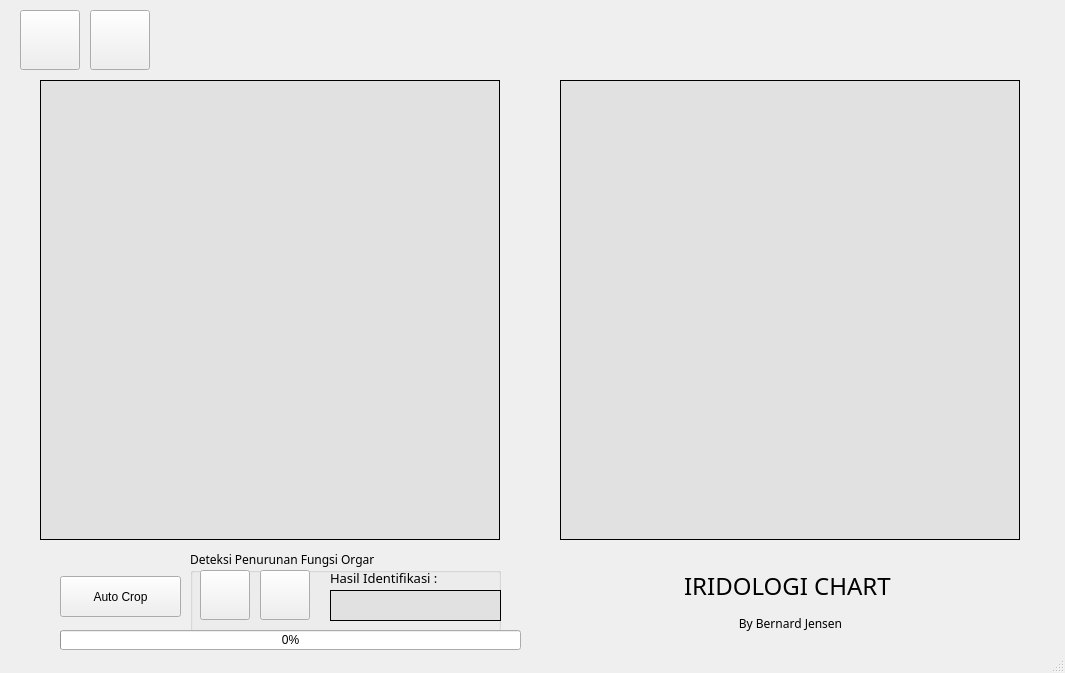
<?xml version="1.0" encoding="UTF-8"?>
<ui version="4.0">
 <class>MainWindow</class>
 <widget class="QMainWindow" name="MainWindow">
  <property name="geometry">
   <rect>
    <x>0</x>
    <y>0</y>
    <width>1065</width>
    <height>673</height>
   </rect>
  </property>
  <property name="windowTitle">
   <string>Iridologi Detection</string>
  </property>
  <property name="windowIcon">
   <iconset>
    <normaloff>../icon/eyescoba.jpg</normaloff>../icon/eyescoba.jpg</iconset>
  </property>
  <widget class="QWidget" name="centralwidget">
   <widget class="QLabel" name="image1">
    <property name="geometry">
     <rect>
      <x>40</x>
      <y>80</y>
      <width>460</width>
      <height>460</height>
     </rect>
    </property>
    <property name="toolTip">
     <string/>
    </property>
    <property name="autoFillBackground">
     <bool>false</bool>
    </property>
    <property name="styleSheet">
     <string notr="true">background : rgb(225, 225, 225)</string>
    </property>
    <property name="frameShape">
     <enum>QFrame::Box</enum>
    </property>
    <property name="frameShadow">
     <enum>QFrame::Plain</enum>
    </property>
    <property name="text">
     <string/>
    </property>
    <property name="scaledContents">
     <bool>false</bool>
    </property>
   </widget>
   <widget class="QPushButton" name="crop">
    <property name="geometry">
     <rect>
      <x>60</x>
      <y>576</y>
      <width>121</width>
      <height>41</height>
     </rect>
    </property>
    <property name="text">
     <string>Auto Crop</string>
    </property>
   </widget>
   <widget class="QPushButton" name="SAVE">
    <property name="geometry">
     <rect>
      <x>90</x>
      <y>10</y>
      <width>60</width>
      <height>60</height>
     </rect>
    </property>
    <property name="text">
     <string/>
    </property>
    <property name="iconSize">
     <size>
      <width>55</width>
      <height>55</height>
     </size>
    </property>
   </widget>
   <widget class="QLabel" name="image2">
    <property name="geometry">
     <rect>
      <x>560</x>
      <y>80</y>
      <width>460</width>
      <height>460</height>
     </rect>
    </property>
    <property name="toolTip">
     <string/>
    </property>
    <property name="styleSheet">
     <string notr="true">background : rgb(225, 225, 225)</string>
    </property>
    <property name="frameShape">
     <enum>QFrame::Box</enum>
    </property>
    <property name="text">
     <string/>
    </property>
   </widget>
   <widget class="QGroupBox" name="Deteksi">
    <property name="geometry">
     <rect>
      <x>190</x>
      <y>550</y>
      <width>311</width>
      <height>91</height>
     </rect>
    </property>
    <property name="font">
     <font>
      <family>Franklin Gothic Demi</family>
     </font>
    </property>
    <property name="title">
     <string>Deteksi Penurunan Fungsi Organ</string>
    </property>
    <property name="flat">
     <bool>true</bool>
    </property>
    <property name="checkable">
     <bool>false</bool>
    </property>
    <widget class="QPushButton" name="roiParu">
     <property name="enabled">
      <bool>true</bool>
     </property>
     <property name="geometry">
      <rect>
       <x>10</x>
       <y>20</y>
       <width>50</width>
       <height>50</height>
      </rect>
     </property>
     <property name="text">
      <string/>
     </property>
     <property name="iconSize">
      <size>
       <width>41</width>
       <height>41</height>
      </size>
     </property>
    </widget>
    <widget class="QPushButton" name="roiGinjal">
     <property name="enabled">
      <bool>true</bool>
     </property>
     <property name="geometry">
      <rect>
       <x>70</x>
       <y>20</y>
       <width>50</width>
       <height>50</height>
      </rect>
     </property>
     <property name="text">
      <string/>
     </property>
     <property name="iconSize">
      <size>
       <width>41</width>
       <height>41</height>
      </size>
     </property>
    </widget>
    <widget class="QLabel" name="Has">
     <property name="geometry">
      <rect>
       <x>140</x>
       <y>20</y>
       <width>141</width>
       <height>16</height>
      </rect>
     </property>
     <property name="font">
      <font>
       <pointsize>10</pointsize>
       <weight>50</weight>
       <bold>false</bold>
      </font>
     </property>
     <property name="text">
      <string>Hasil Identifikasi :</string>
     </property>
     <property name="textFormat">
      <enum>Qt::PlainText</enum>
     </property>
    </widget>
    <widget class="QLabel" name="hsl">
     <property name="geometry">
      <rect>
       <x>140</x>
       <y>40</y>
       <width>171</width>
       <height>31</height>
      </rect>
     </property>
     <property name="font">
      <font>
       <pointsize>9</pointsize>
      </font>
     </property>
     <property name="styleSheet">
      <string notr="true">background : rgb(225, 225, 225)</string>
     </property>
     <property name="frameShape">
      <enum>QFrame::Box</enum>
     </property>
     <property name="text">
      <string/>
     </property>
    </widget>
    <zorder>roiParu</zorder>
    <zorder>roiGinjal</zorder>
    <zorder>Has</zorder>
    <zorder>hsl</zorder>
    <zorder>progressBar</zorder>
    <zorder>checkBox</zorder>
    <zorder>progressBar</zorder>
   </widget>
   <widget class="QPushButton" name="baru">
    <property name="geometry">
     <rect>
      <x>20</x>
      <y>10</y>
      <width>60</width>
      <height>60</height>
     </rect>
    </property>
    <property name="text">
     <string/>
    </property>
    <property name="iconSize">
     <size>
      <width>55</width>
      <height>55</height>
     </size>
    </property>
   </widget>
   <widget class="QProgressBar" name="progressBar">
    <property name="geometry">
     <rect>
      <x>60</x>
      <y>630</y>
      <width>461</width>
      <height>20</height>
     </rect>
    </property>
    <property name="value">
     <number>0</number>
    </property>
   </widget>
   <widget class="QLabel" name="label">
    <property name="geometry">
     <rect>
      <x>560</x>
      <y>560</y>
      <width>461</width>
      <height>81</height>
     </rect>
    </property>
    <property name="font">
     <font>
      <family>Franklin Gothic Demi</family>
     </font>
    </property>
    <property name="text">
     <string>&lt;html&gt;&lt;head/&gt;&lt;body&gt;&lt;p&gt;&lt;span style=&quot; font-size:18pt;&quot;&gt;IRIDOLOGI CHART &lt;/span&gt;&lt;/p&gt;&lt;p&gt;&lt;span style=&quot; font-size:9pt;&quot;&gt;By Bernard Jensen&lt;/span&gt;&lt;/p&gt;&lt;/body&gt;&lt;/html&gt;</string>
    </property>
    <property name="alignment">
     <set>Qt::AlignCenter</set>
    </property>
   </widget>
   <zorder>Deteksi</zorder>
   <zorder>image1</zorder>
   <zorder>crop</zorder>
   <zorder>SAVE</zorder>
   <zorder>image2</zorder>
   <zorder>baru</zorder>
   <zorder>progressBar</zorder>
   <zorder>label</zorder>
  </widget>
  <widget class="QStatusBar" name="statusbar"/>
 </widget>
 <resources/>
 <connections/>
</ui>
